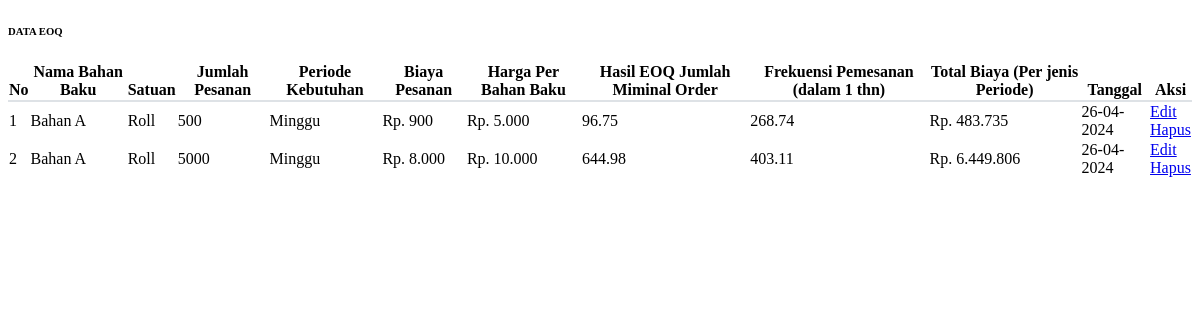
Page /eoq_produksi_manager.php on the committed database.
### tables this page shows
CREATE TABLE `tabel_eoq` (
  `id` int NOT NULL,
  `id_bahan_baku` int NOT NULL,
  `jumlah_pesanan` int NOT NULL,
  `per_periode_kebutuhan` varchar(20) NOT NULL,
  `biaya_pesanan_per_order` decimal(10,2) NOT NULL,
  `eoq` decimal(10,2) NOT NULL,
  `frekuensi_pemesanan` decimal(10,2) NOT NULL,
  `total_biaya` decimal(10,2) NOT NULL,
  `harga_per_bahan_baku` decimal(10,2) NOT NULL,
  `created_at` datetime NOT NULL DEFAULT CURRENT_TIMESTAMP
);

CREATE TABLE `bahan_baku` (
  `id` int NOT NULL,
  `kode_bahan_baku` varchar(50) DEFAULT NULL,
  `nama` varchar(100) NOT NULL,
  `jenis` varchar(50) DEFAULT NULL,
  `satuan` varchar(20) NOT NULL,
  `harga` decimal(10,2) NOT NULL,
  `jumlah_persediaan` int NOT NULL,
  `created_at` datetime NOT NULL DEFAULT CURRENT_TIMESTAMP
);

### eoq_produksi_manager.php (the view, shortened to what this page needs)
<!DOCTYPE html>
<html>
<head>
</head>
<body>
    <div class="container-fluid">
        <div class="card shadow mb-4">
            <div class="card-header py-3">
                <h6 class="m-0 font-weight-bold text-primary">DATA EOQ</h6>
            </div>
            <div class="card-body">
                <div class="table-responsive">
                    <table class="table table-bordered" id="dataTable" width="100%" cellspacing="0">
                        <thead>
                            <tr>
                                <th>No</th>
                                <th>Nama Bahan Baku</th>
                                <th>Satuan</th>
                                <th>Jumlah Pesanan</th>
                                <th>Periode Kebutuhan</th>
                                <th>Biaya Pesanan</th>
                                <th>Harga Per Bahan Baku</th>
                                <th>Hasil EOQ Jumlah Miminal Order</th>
                                <th>Frekuensi Pemesanan (dalam 1 thn)</th>
                                <th>Total Biaya (Per jenis Periode)</th>
                                <th>Tanggal</th>
                                <th>Aksi</th>
                            </tr>
                        </thead>
                        <tbody>
                            <?php
                            require 'koneksi.php';
                            $sql = "SELECT te.id, bb.nama AS nama_bahan_baku, bb.satuan, te.jumlah_pesanan, te.per_periode_kebutuhan, te.biaya_pesanan_per_order, te.harga_per_bahan_baku, te.eoq, te.frekuensi_pemesanan, te.total_biaya, te.created_at
                            FROM tabel_eoq te
                            INNER JOIN bahan_baku bb ON te.id_bahan_baku = bb.id";
                            $result = $conn->query($sql);
                            $nomor_urut = 1;
                            if ($result->num_rows > 0) {
                                while ($row = $result->fetch_assoc()) {
                            ?>
                                    <tr>
                                        <td><?php echo $nomor_urut++; ?></td>
                                        <td><?php echo htmlspecialchars($row['nama_bahan_baku']); ?></td>
                                        <td><?php echo htmlspecialchars($row['satuan']); ?></td>
                                        <td><?php echo htmlspecialchars($row['jumlah_pesanan']); ?></td>
                                        <td><?php echo ucfirst(htmlspecialchars($row['per_periode_kebutuhan'])); ?></td>
                                        <td>Rp. <?php echo number_format($row['biaya_pesanan_per_order'], 0, ',', '.'); ?></td>
                                        <td>Rp. <?php echo number_format($row['harga_per_bahan_baku'], 0, ',', '.'); ?></td>
                                        <td><?php echo htmlspecialchars($row['eoq']); ?></td>
                                        <td><?php echo htmlspecialchars($row['frekuensi_pemesanan']); ?></td>
                                        <td>Rp. <?php echo number_format($row['total_biaya'], 0, ',', '.'); ?></td>
                                        <td><?php echo htmlspecialchars(date('d-m-Y', strtotime($row['created_at']))); ?></td>
                                        <td>
                                            <div class="action-buttons">
                                                <a href='s_admin.php?url=edit_eoq&id=<?php echo $row['id']; ?>' class='btn btn-success btn-icon-split btn-edit-delete'>
                                                    <span class="text">Edit</span>
                                                </a>
                                                <a href='hapus_eoq.php?id=<?php echo $row['id']; ?>' class='btn btn-danger btn-icon-split btn-edit-delete' onclick='return confirm("Are you sure you want to delete this item?")'>
                                                    <span class="text">Hapus</span>
                                                </a>
                                            </div>
                                        </td>
                                    </tr>
                            <?php
                                }
                            } else {
                                echo "<tr><td colspan='12' class='text-center'>No data found</td></tr>";
                            }
                            ?>
                        </tbody>
                    </table>
                </div>
            </div>
        </div>
    </div>
</body>
</html>

### eoq_produksi_manager.php (style rules this page uses)
.btn-icon-split .text { display: flex; align-items: center; }
.table thead th { vertical-align: bottom; border-bottom: 2px solid #dee2e6; }

### rows in the picture
tabel_eoq: id_bahan_baku.nama "Bahan A", id_bahan_baku.satuan "Roll", jumlah_pesanan "500", per_periode_kebutuhan "Minggu", biaya_pesanan_per_order "900", harga_per_bahan_baku "5.000", eoq "96.75", frekuensi_pemesanan "268.74", total_biaya "483.735", created_at "26-04-2024"
tabel_eoq: id_bahan_baku.nama "Bahan A", id_bahan_baku.satuan "Roll", jumlah_pesanan "5000", per_periode_kebutuhan "Minggu", biaya_pesanan_per_order "8.000", harga_per_bahan_baku "10.000", eoq "644.98", frekuensi_pemesanan "403.11", total_biaya "6.449.806", created_at "26-04-2024"
